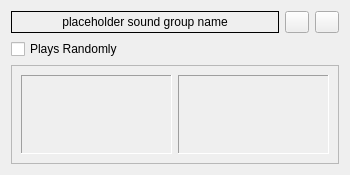
<?xml version="1.0" encoding="UTF-8"?>
<ui version="4.0">
 <class>SoundGroupWidget</class>
 <widget class="QWidget" name="SoundGroupWidget">
  <property name="enabled">
   <bool>true</bool>
  </property>
  <property name="geometry">
   <rect>
    <x>0</x>
    <y>0</y>
    <width>350</width>
    <height>175</height>
   </rect>
  </property>
  <property name="sizePolicy">
   <sizepolicy hsizetype="MinimumExpanding" vsizetype="Minimum">
    <horstretch>0</horstretch>
    <verstretch>0</verstretch>
   </sizepolicy>
  </property>
  <property name="contextMenuPolicy">
   <enum>Qt::ContextMenuPolicy::DefaultContextMenu</enum>
  </property>
  <property name="acceptDrops">
   <bool>true</bool>
  </property>
  <property name="windowTitle">
   <string>Form</string>
  </property>
  <layout class="QVBoxLayout" name="verticalLayout_2">
   <item>
    <widget class="QWidget" name="nameAndTopButtons" native="true">
     <property name="sizePolicy">
      <sizepolicy hsizetype="MinimumExpanding" vsizetype="Minimum">
       <horstretch>0</horstretch>
       <verstretch>0</verstretch>
      </sizepolicy>
     </property>
     <layout class="QHBoxLayout" name="horizontalLayout">
      <property name="leftMargin">
       <number>0</number>
      </property>
      <property name="topMargin">
       <number>0</number>
      </property>
      <property name="rightMargin">
       <number>0</number>
      </property>
      <property name="bottomMargin">
       <number>0</number>
      </property>
      <item>
       <widget class="QLabel" name="nameLabel">
        <property name="enabled">
         <bool>true</bool>
        </property>
        <property name="sizePolicy">
         <sizepolicy hsizetype="MinimumExpanding" vsizetype="Minimum">
          <horstretch>0</horstretch>
          <verstretch>0</verstretch>
         </sizepolicy>
        </property>
        <property name="toolTip">
         <string>Rename sound group</string>
        </property>
        <property name="toolTipDuration">
         <number>5</number>
        </property>
        <property name="frameShape">
         <enum>QFrame::Shape::Box</enum>
        </property>
        <property name="frameShadow">
         <enum>QFrame::Shadow::Plain</enum>
        </property>
        <property name="text">
         <string notr="true">placeholder sound group name</string>
        </property>
        <property name="alignment">
         <set>Qt::AlignmentFlag::AlignHCenter|Qt::AlignmentFlag::AlignTop</set>
        </property>
        <property name="wordWrap">
         <bool>true</bool>
        </property>
        <property name="margin">
         <number>5</number>
        </property>
        <property name="textInteractionFlags">
         <set>Qt::TextInteractionFlag::NoTextInteraction</set>
        </property>
       </widget>
      </item>
      <item>
       <widget class="QPushButton" name="hideButton">
        <property name="sizePolicy">
         <sizepolicy hsizetype="Fixed" vsizetype="Fixed">
          <horstretch>0</horstretch>
          <verstretch>0</verstretch>
         </sizepolicy>
        </property>
        <property name="maximumSize">
         <size>
          <width>24</width>
          <height>16777215</height>
         </size>
        </property>
        <property name="toolTip">
         <string>Hide</string>
        </property>
        <property name="icon">
         <iconset theme="QIcon::ThemeIcon::ListRemove"/>
        </property>
        <property name="checkable">
         <bool>false</bool>
        </property>
        <property name="flat">
         <bool>false</bool>
        </property>
       </widget>
      </item>
      <item>
       <widget class="QPushButton" name="deleteGroupButton">
        <property name="sizePolicy">
         <sizepolicy hsizetype="Fixed" vsizetype="Fixed">
          <horstretch>0</horstretch>
          <verstretch>0</verstretch>
         </sizepolicy>
        </property>
        <property name="maximumSize">
         <size>
          <width>24</width>
          <height>16777215</height>
         </size>
        </property>
        <property name="toolTip">
         <string>Delete sound group</string>
        </property>
        <property name="icon">
         <iconset theme="QIcon::ThemeIcon::EditDelete"/>
        </property>
       </widget>
      </item>
     </layout>
    </widget>
   </item>
   <item>
    <widget class="QCheckBox" name="randomPlayCheckBox">
     <property name="sizePolicy">
      <sizepolicy hsizetype="Minimum" vsizetype="Fixed">
       <horstretch>0</horstretch>
       <verstretch>0</verstretch>
      </sizepolicy>
     </property>
     <property name="font">
      <font>
       <kerning>true</kerning>
      </font>
     </property>
     <property name="text">
      <string>Plays Randomly</string>
     </property>
     <property name="tristate">
      <bool>false</bool>
     </property>
    </widget>
   </item>
   <item>
    <widget class="QFrame" name="entryHotkeyFrame">
     <property name="sizePolicy">
      <sizepolicy hsizetype="Expanding" vsizetype="Expanding">
       <horstretch>0</horstretch>
       <verstretch>0</verstretch>
      </sizepolicy>
     </property>
     <property name="frameShape">
      <enum>QFrame::Shape::StyledPanel</enum>
     </property>
     <property name="frameShadow">
      <enum>QFrame::Shadow::Raised</enum>
     </property>
     <layout class="QHBoxLayout" name="horizontalLayout_2">
      <item>
       <widget class="QFrame" name="playableEntryFrame">
        <property name="sizePolicy">
         <sizepolicy hsizetype="MinimumExpanding" vsizetype="Minimum">
          <horstretch>0</horstretch>
          <verstretch>0</verstretch>
         </sizepolicy>
        </property>
        <property name="minimumSize">
         <size>
          <width>60</width>
          <height>60</height>
         </size>
        </property>
        <property name="acceptDrops">
         <bool>false</bool>
        </property>
        <property name="frameShape">
         <enum>QFrame::Shape::Panel</enum>
        </property>
        <property name="frameShadow">
         <enum>QFrame::Shadow::Sunken</enum>
        </property>
       </widget>
      </item>
      <item>
       <widget class="QFrame" name="hotkeyFrame">
        <property name="sizePolicy">
         <sizepolicy hsizetype="MinimumExpanding" vsizetype="Minimum">
          <horstretch>0</horstretch>
          <verstretch>0</verstretch>
         </sizepolicy>
        </property>
        <property name="minimumSize">
         <size>
          <width>60</width>
          <height>60</height>
         </size>
        </property>
        <property name="frameShape">
         <enum>QFrame::Shape::Panel</enum>
        </property>
        <property name="frameShadow">
         <enum>QFrame::Shadow::Sunken</enum>
        </property>
       </widget>
      </item>
     </layout>
    </widget>
   </item>
  </layout>
 </widget>
 <resources/>
 <connections/>
</ui>
